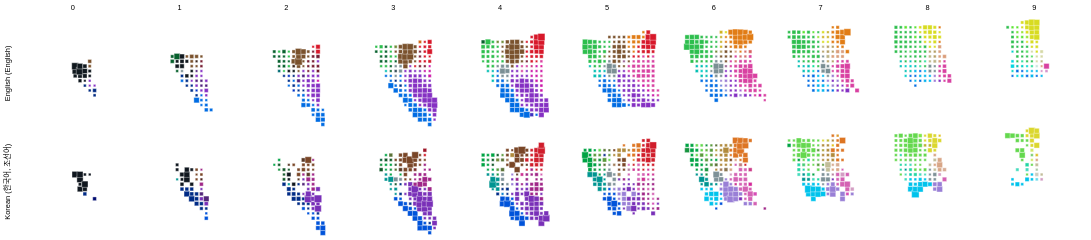

This figure's Vega-Lite source:
### Vega-Lite specification from a JSON file in a GitHub repository (floating-point values rounded to 4 significant figures; data arrays with more than 128 entries replaced by an {"elided": "..."} marker saying what was removed)
{"$schema": "https://vega.github.io/schema/vega-lite/v3.json", "transform": [{"calculate": "datum.binA + -8", "as": "binA2"}, {"calculate": "datum.binB + -12", "as": "binB2"}, {"calculate": "10+datum.saliency", "as": "sal"}, {"calculate": "datum.lab", "as": "lab2"}], "config": {"view": {"stroke": null}, "background": "#fff"}, "facet": {"row": {"field": "lang", "type": "ordinal", "header": {"title": null}}, "column": {"field": "binL", "type": "ordinal", "header": {"title": null}}}, "spacing": {"row": -20, "column": -20}, "spec": {"height": 144, "width": 144, "selection": {"bins": {"type": "single", "fields": ["majorTerm"], "on": "mouseover"}}, "mark": {"type": "square", "strokeWidth": "0.5", "stroke": "white"}, "encoding": {"x": {"field": "binA2", "type": "ordinal", "scale": {"domain": [-12, -11, -10, -9, -8, -7, -6, -5, -4, -3, -2, -1, 0, 1, 2, 3, 4, 5, 6, 7, 8, 9]}, "axis": null}, "y": {"field": "binB2", "type": "ordinal", "scale": {"domain": [9, 8, 7, 6, 5, 4, 3, 2, 1, 0, -1, -2, -3, -4, -5, -6, -7, -8, -9, -10, -11, -12]}, "axis": null}, "detail": {"field": "majorTerm", "type": "nominal"}, "size": {"field": "maxpTC", "type": "quantitative", "scale": {"range": [9, 100], "type": "pow", "exponent": 2.5, "zero": false}, "legend": null}, "opacity": {"condition": {"selection": "bins", "value": 1}, "value": 0}, "color": {"field": "majorTerm", "type": "nominal", "scale": {"domain": ["blue", "green", "purple", "pink", "red", "orange", "yellow", "magenta", "lightblue", "limegreen", "brown", "teal", "skyblue", "turquoise", "lightgreen", "hotpink", "darkblue", "gray", "aqua", "cyan", "yellowgreen", "darkgreen", "lime", "maroon", "lavender", "forestgreen", "indigo", "navyblue", "mintgreen", "gold", "darkpurple", "lightpurple", "mint", "tan", "lilac", "darkpink", "babyblue", "navy", "mustard", "black", "beige", "olive", "mauve", "peach", "burntorange", "periwinkle", "salmon", "burgundy", "lightpink", "coral", "darkbrown", "bluegray", "cream", "darkteal", "darkgray", "white", "보라", "파랑", "연두", "하늘", "초록", "자주", "빨강", "분홍", "연보라", "주황", "청록", "갈", "남", "노랑", "녹", "황토", "풀", "진분홍", "에메랄드", "검정", "다홍", "민트", "핑크", "회", "군청", "진보라", "진녹", "연녹", "고동", "카키", "옥", "핫핑크", "살구", "연갈", "겨자", "올리브", "연초록", "베이지", "연분홍", "적갈", "개나리", "바다", "진초록", "귤", "상아", "연노랑", "연하늘", "진노랑", "짙은분홍", "진하늘", "살", "형광", "진빨강", "금", "진갈", "레몬", "국방", "코랄", "탁한분홍", "진남", "짙은회", "잔디", "옅은갈", "미"], "range": ["rgb(0, 108, 227)", "rgb(45, 190, 77)", "rgb(133, 48, 195)", "rgb(216, 65, 161)", "rgb(215, 24, 42)", "rgb(225, 124, 21)", "rgb(216, 220, 32)", "rgb(203, 21, 167)", "rgb(0, 183, 238)", "rgb(91, 229, 48)", "rgb(122, 82, 45)", "rgb(0, 190, 178)", "rgb(0, 177, 239)", "rgb(0, 207, 199)", "rgb(85, 221, 100)", "rgb(221, 20, 149)", "rgb(0, 50, 197)", "rgb(123, 143, 148)", "rgb(0, 214, 209)", "rgb(0, 214, 225)", "rgb(150, 227, 49)", "rgb(6, 96, 44)", "rgb(112, 229, 55)", "rgb(120, 30, 51)", "rgb(152, 122, 210)", "rgb(12, 106, 47)", "rgb(62, 48, 192)", "rgb(0, 47, 138)", "rgb(0, 224, 148)", "rgb(207, 177, 33)", "rgb(79, 31, 122)", "rgb(169, 93, 212)", "rgb(46, 224, 157)", "rgb(180, 159, 103)", "rgb(159, 126, 214)", "rgb(202, 43, 121)", "rgb(36, 191, 237)", "rgb(0, 42, 129)", "rgb(195, 175, 36)", "rgb(16, 24, 30)", "rgb(189, 180, 135)", "rgb(110, 139, 55)", "rgb(151, 92, 145)", "rgb(218, 158, 123)", "rgb(212, 104, 22)", "rgb(112, 135, 217)", "rgb(212, 112, 109)", "rgb(112, 27, 50)", "rgb(215, 146, 202)", "rgb(216, 97, 96)", "rgb(61, 39, 28)", "rgb(82, 138, 160)", "rgb(213, 216, 165)", "rgb(0, 107, 116)", "rgb(53, 76, 86)", "rgb(200, 229, 219)", "rgb(121, 48, 184)", "rgb(0, 83, 218)", "rgb(100, 216, 78)", "rgb(0, 195, 236)", "rgb(0, 163, 68)", "rgb(159, 37, 135)", "rgb(208, 29, 43)", "rgb(212, 97, 179)", "rgb(153, 127, 214)", "rgb(221, 117, 35)", "rgb(0, 149, 145)", "rgb(121, 70, 39)", "rgb(0, 43, 134)", "rgb(219, 215, 46)", "rgb(24, 148, 64)", "rgb(176, 138, 60)", "rgb(91, 154, 62)", "rgb(205, 51, 146)", "rgb(34, 214, 163)", "rgb(16, 23, 31)", "rgb(209, 44, 66)", "rgb(69, 219, 189)", "rgb(214, 77, 181)", "rgb(126, 145, 152)", "rgb(14, 47, 142)", "rgb(82, 37, 121)", "rgb(19, 87, 42)", "rgb(118, 204, 111)", "rgb(89, 58, 39)", "rgb(91, 114, 55)", "rgb(11, 204, 171)", "rgb(212, 41, 154)", "rgb(216, 166, 135)", "rgb(162, 126, 93)", "rgb(187, 180, 47)", "rgb(114, 137, 59)", "rgb(72, 203, 120)", "rgb(194, 189, 154)", "rgb(211, 157, 195)", "rgb(119, 46, 42)", "rgb(223, 193, 46)", "rgb(0, 120, 204)", "rgb(0, 88, 47)", "rgb(222, 155, 45)", "rgb(172, 201, 168)", "rgb(208, 230, 107)", "rgb(103, 217, 234)", "rgb(225, 194, 29)", "rgb(203, 61, 137)", "rgb(0, 152, 235)", "rgb(215, 173, 149)", "rgb(129, 231, 72)", "rgb(158, 22, 40)", "rgb(171, 161, 55)", "rgb(76, 36, 31)", "rgb(209, 230, 101)", "rgb(56, 89, 51)", "rgb(193, 126, 126)", "rgb(180, 130, 159)", "rgb(0, 11, 112)", "rgb(55, 86, 95)", "rgb(101, 178, 64)", "rgb(136, 116, 80)", "rgb(204, 205, 193)"]}, "legend": null}, "tooltip": [{"field": "majorTerm", "type": "nominal", "title": "Max Prob. Term"}, {"field": "lab", "type": "nominal", "title": "Lab (L,a,b)"}]}, "resolve": {"scale": {"color": "independent"}}}, "data": {"values": {"elided": "2162 records"}}}
